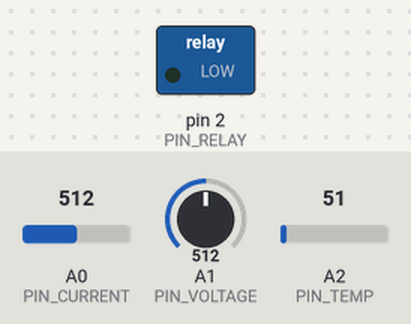
Recording of a sketch running on a simulated Arduino Uno, built with avr-gcc and run on an emulated ATmega328P. Parts: switched loads named in the sketch (green lamp = pin HIGH). The inputs (shaded band) are chosen by the test bench; at power-on: A0 (PIN_CURRENT) = 512, A1 (PIN_VOLTAGE) = 512, A2 (PIN_TEMP) = 51. The local clock reads 2024-03-15 10:24:30 at power-on unless the sketch sets it; storage starts empty; what the sketch prints to the serial monitor is not drawn.

Above: at 0.3 s.
Timing chart, 0 to 1.8 s (numbered marks = the images above):
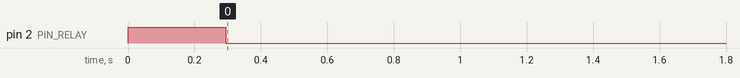

The sketch:

bms_code.ino
```cpp
#include <Wire.h>
#include <RTClib.h>
#include <SPI.h>
#include <SD.h>


const int PIN_CURRENT = A0;
const int PIN_VOLTAGE = A1;
const int PIN_TEMP    = A2;
const int PIN_RELAY   = 2;
const int PIN_SD_CS   = 10;


const float ADC_RES = 1023.0;
const float VREF    = 5.0;


const float R1 = 30000.0;
const float R2 = 10000.0;


const float ACS712_OFFSET = 2.5;
const float ACS712_SENS   = 0.185;


const float V_MAX       = 8.4;
const float V_MIN       = 4.0;
const float TEMP_MAX    = 45.0;
const float CURRENT_MAX = 4.5;


const int RELAY_ON  = HIGH;
const int RELAY_OFF = LOW;


const unsigned long LOG_INTERVAL_MS = 5000;


RTC_DS3231 rtc;
File logFile;


bool relayState = true;
bool faultActive = false;
String faultReason = "";
unsigned long lastLog = 0;

void setup() {
  Serial.begin(9600);
  Serial.println(F("BMS Starting"));

  pinMode(PIN_RELAY, OUTPUT);
  digitalWrite(PIN_RELAY, RELAY_ON);


  // RTC Initialization
  if (!rtc.begin()) {
    Serial.println(F("RTC not found!"));
    while (1);
  }
  rtc.adjust(DateTime(2026, 6, 3, 10, 06, 0));


  Serial.println(F("RTC initialized successfully"));

  if (!SD.begin(PIN_SD_CS)) {
    Serial.println(F("ERROR: SD card initialization failed!"));
  } else {
    Serial.println(F("SD Card OK"));

    if (!SD.exists("bms_log.csv")) {
      logFile = SD.open("bms_log.csv", FILE_WRITE);

      if (logFile) {
        logFile.println(F("Date,Time,Voltage(V),Temperature(C),Current(A),Status,Fault"));
        logFile.close();
        Serial.println(F("CSV file created."));
      }
    }
  }

  Serial.println(F("BMS Ready. Monitoring started."));
  Serial.println(F("--------------------------------------------"));
  Serial.println(F("Date       Time      V(V)  T(C)  I(A)  Status"));
  Serial.println(F("--------------------------------------------"));
}

float readVoltage() {
  int raw = analogRead(PIN_VOLTAGE);

  float v_adc = (raw / ADC_RES) * VREF;

  float v_bat = v_adc * ((R1 + R2) / R2);

  return v_bat;
}

float readTemperature() {
  int raw = analogRead(PIN_TEMP);

  float v_adc = (raw / ADC_RES) * VREF;

  float tempC = v_adc / 0.01;

  return tempC;
}

float readCurrent() {
  long sum = 0;

  for (int i = 0; i < 50; i++) {
    sum += analogRead(PIN_CURRENT);
    delay(2);
  }

  float raw = sum / 50.0;

  float v_adc = (raw / ADC_RES) * VREF;

  float current = (v_adc - ACS712_OFFSET) / ACS712_SENS;

  return abs(current);
}

void checkFaults(float voltage, float tempC, float current) {

  faultActive = false;
  faultReason = "NORMAL";

  if (voltage > V_MAX) {
    faultActive = true;
    faultReason = "OVERVOLTAGE";
  }
  else if (voltage < V_MIN) {
    faultActive = true;
    faultReason = "UNDERVOLTAGE";
  }
  else if (tempC > TEMP_MAX) {
    faultActive = true;
    faultReason = "OVERTEMP";
  }
  else if (current > CURRENT_MAX) {
    faultActive = true;
    faultReason = "OVERCURRENT";
  }

  if (faultActive) {
    digitalWrite(PIN_RELAY, RELAY_OFF);
    relayState = false;
  }
  else {
     digitalWrite(PIN_RELAY, RELAY_ON);
    relayState = true;
  }
}

void logToSD(DateTime now, float voltage, float tempC,
             float current, String status) {

  logFile = SD.open("bms_log.csv", FILE_WRITE);

  if (logFile) {

    logFile.print(now.year());
    logFile.print("-");

    if (now.month() < 10) logFile.print("0");
    logFile.print(now.month());
    logFile.print("-");

    if (now.day() < 10) logFile.print("0");
    logFile.print(now.day());
    logFile.print(",");

    if (now.hour() < 10) logFile.print("0");
    logFile.print(now.hour());
    logFile.print(":");

    if (now.minute() < 10) logFile.print("0");
    logFile.print(now.minute());
    logFile.print(":");

    if (now.second() < 10) logFile.print("0");
    logFile.print(now.second());
    logFile.print(",");

    logFile.print(voltage, 2);
    logFile.print(",");

    logFile.print(tempC, 1);
    logFile.print(",");

    logFile.print(current, 2);
    logFile.print(",");

    logFile.print(relayState ? "RELAY_ON" : "RELAY_OFF");
    logFile.print(",");

    logFile.println(status);

    logFile.close();
  }
}

void printSerial(DateTime now, float voltage,
                 float tempC, float current) {

  if (now.day() < 10) Serial.print("0");
  Serial.print(now.day());
  Serial.print("/");

  if (now.month() < 10) Serial.print("0");
  Serial.print(now.month());
  Serial.print("/");

  Serial.print(now.year());
  Serial.print("  ");

  if (now.hour() < 10) Serial.print("0");
  Serial.print(now.hour());
  Serial.print(":");

  if (now.minute() < 10) Serial.print("0");
  Serial.print(now.minute());
  Serial.print(":");

  if (now.second() < 10) Serial.print("0");
  Serial.print(now.second());
  Serial.print("  ");

  Serial.print(voltage, 2);
  Serial.print("V  ");

  Serial.print(tempC, 1);
  Serial.print("C  ");

  Serial.print(current, 2);
  Serial.print("A  ");

  if (faultActive) {
    Serial.print("*** FAULT: ");
    Serial.print(faultReason);
    Serial.println(" - RELAY OFF ***");
  } else {
    Serial.println("OK - RELAY ON");
  }
}

void loop() {

  unsigned long now_ms = millis();

  float voltage = readVoltage();
  float tempC   = readTemperature();
  float current = readCurrent();

  checkFaults(voltage, tempC, current);

  if (now_ms - lastLog >= LOG_INTERVAL_MS) {

    lastLog = now_ms;

    DateTime rtcNow = rtc.now();

    printSerial(rtcNow, voltage, tempC, current);

    logToSD(rtcNow, voltage, tempC, current, faultReason);
  }

  delay(100);
}
```

Measured:
- by itself, pin 2 (PIN_RELAY): HIGH → LOW at 0.29 s
